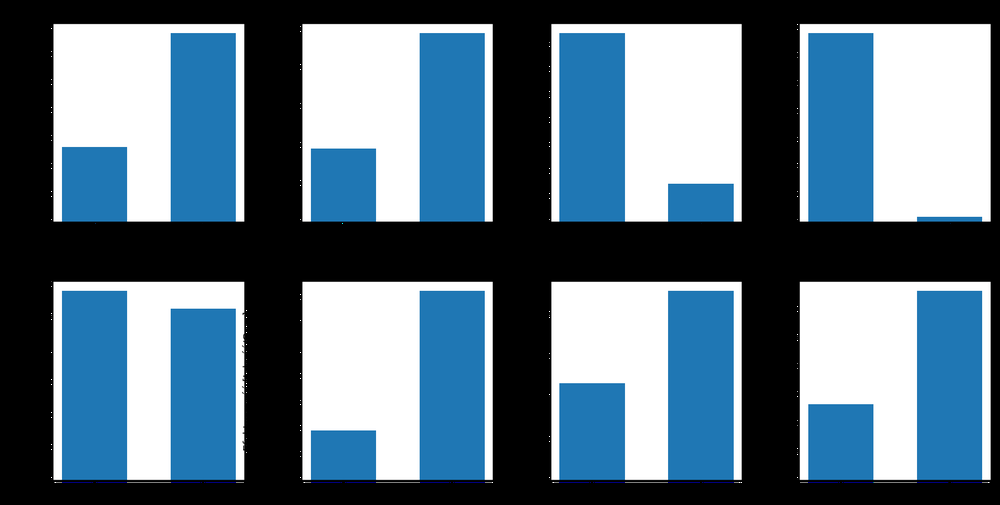
#> input picture effectiveness.png, 1000 x 505 px, shrunk from 1904 x 962 before the run
$ python -i initial_vs_final.py   (imports and definitions only)
#> lines starting #> are read from the running program, lines starting #| are printed output that depends on the picture
import matplotlib.pyplot as plt
import numpy as np
import re

from helpers import quality
from config import chart_size, chart_dpi


def get_optimum(file):
    with open(file, 'r') as fh:
        data = fh.read()

    return parse_optimal_solution(data)[0]


def parse_optimal_solution(data):
    data = re.sub(' +', ' ', data).split('\n')

    optimal_result = int(data[0].split(' ')[2])
    optimal_perm = data[1].split(' ')[1:-1]

    return optimal_result, optimal_perm


def get_results(file):
    with open(file, 'r') as fh:
        data = fh.read()

    x = []
    y = []
    for i, line in enumerate(data.split('\n')):
        if i == 0 or i == (size + 1):
            continue

        parsed = line.split(',')
        x.append(int(parsed[1]))
        y.append(int(parsed[2]))

    return x, y


algs = {
    'local-greedy-solver': {
        'label': 'LG',
        'marker': 'v',
        'color': 'g'
    },
    'local-steepest-solver': {
        'label': 'LS',
        'marker': '^',
        'color': 'y'
    },
    'simulated-annealing': {
        'label': 'SA',
        'marker': '*',
        'color': 'b'
    },
    'taboo': {
        'label': 'TS',
        'marker': 'p',
        'color': 'r'
    }
}

problem_markers = {
    'chr18a': '*',
    'esc32g': 'p',
    'lipa50a': '^',
    'tai12a': '.',
    'tai12b': 'v'
}

selected_problems = ['chr18a', 'esc32g', 'lipa50a', 'tai12a', 'tai12b']
size = 300
# [30 lines not run here, left out]

>>> import cv2
>>> picture = cv2.imread('../effectiveness.png', cv2.IMREAD_GRAYSCALE)
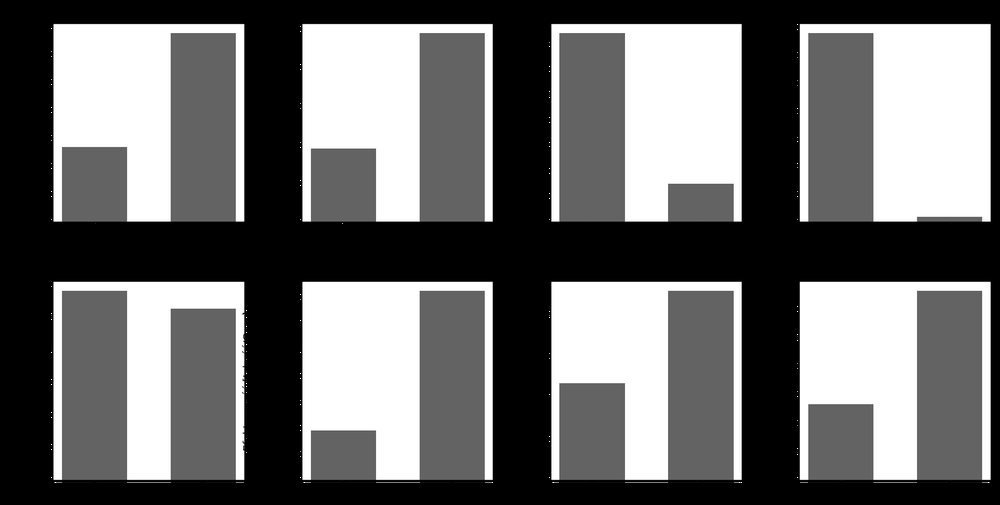
#> picture: shape (505, 1000); min 0, max 255, mean 110.1
#> (the run stopped early here; a loop or call above may not have finished)

$ run again, on quality.png
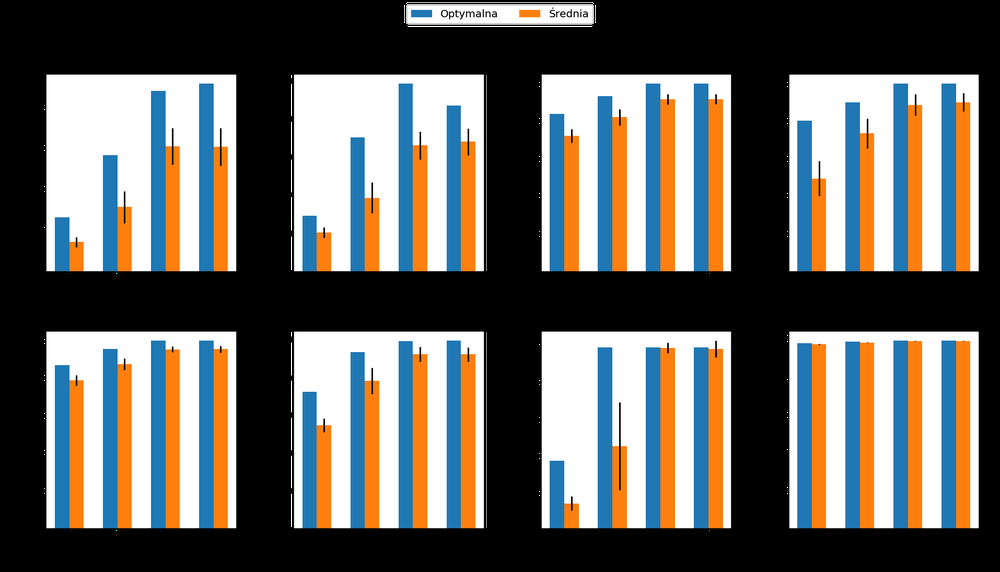
#> input picture quality.png, 1000 x 572 px, shrunk from 1914 x 1095 before the run
#> `picture = cv2.imread('../effectiveness.png', cv2.IMREAD_GRAYSCALE)`:
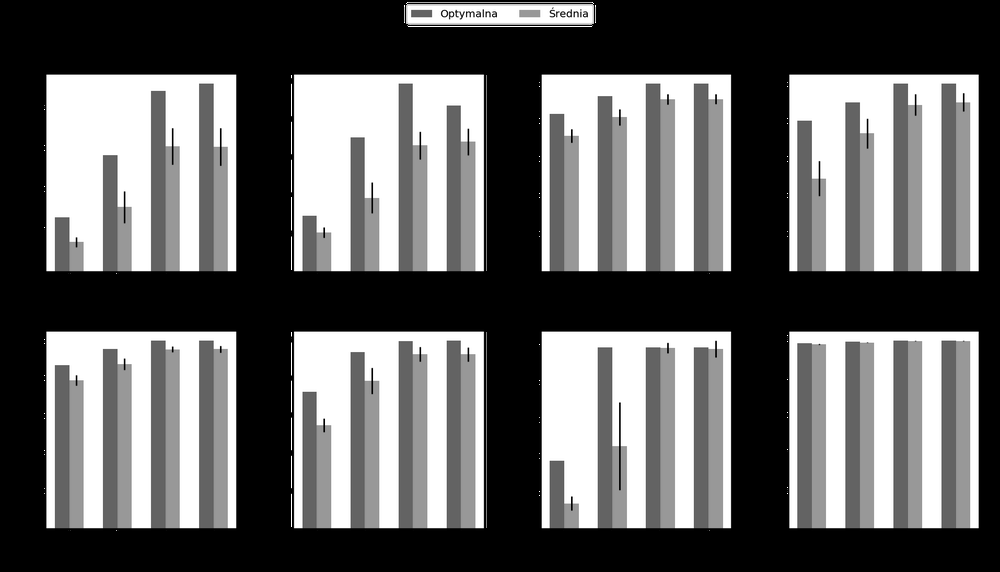
#> picture: shape (572, 1000); min 0, max 255, mean 102.2

$ run again, on steps.png
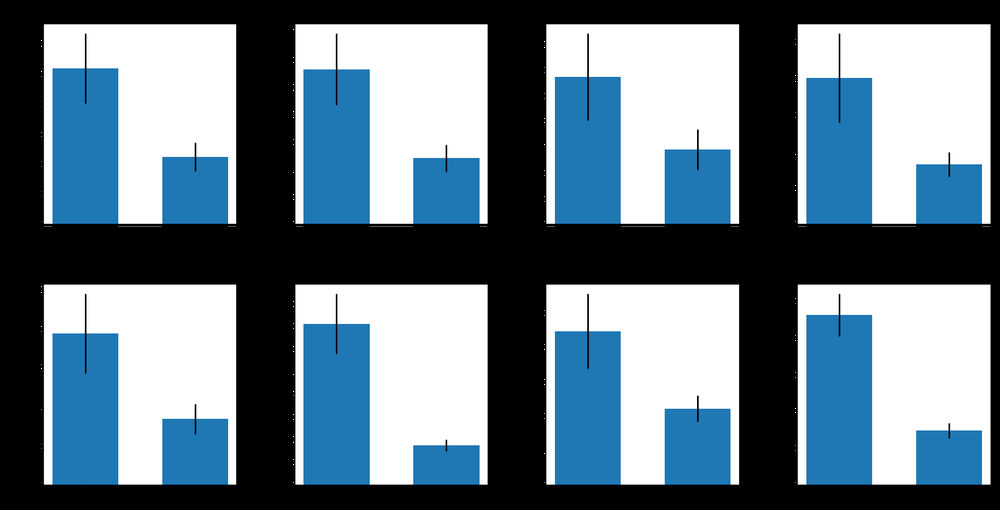
#> input picture steps.png, 1000 x 510 px, shrunk from 1885 x 962 before the run
#> `picture = cv2.imread('../effectiveness.png', cv2.IMREAD_GRAYSCALE)`:
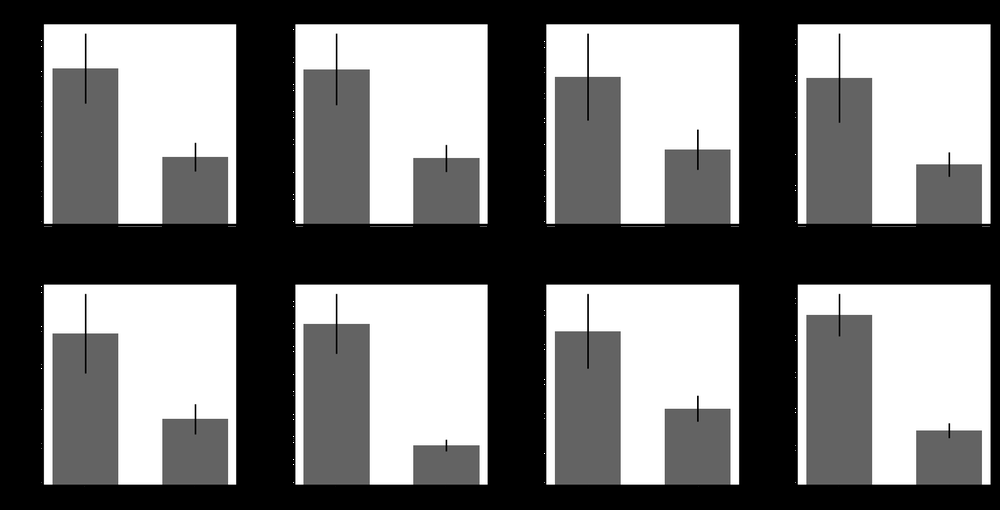
#> picture: shape (510, 1000); min 0, max 255, mean 118.4
